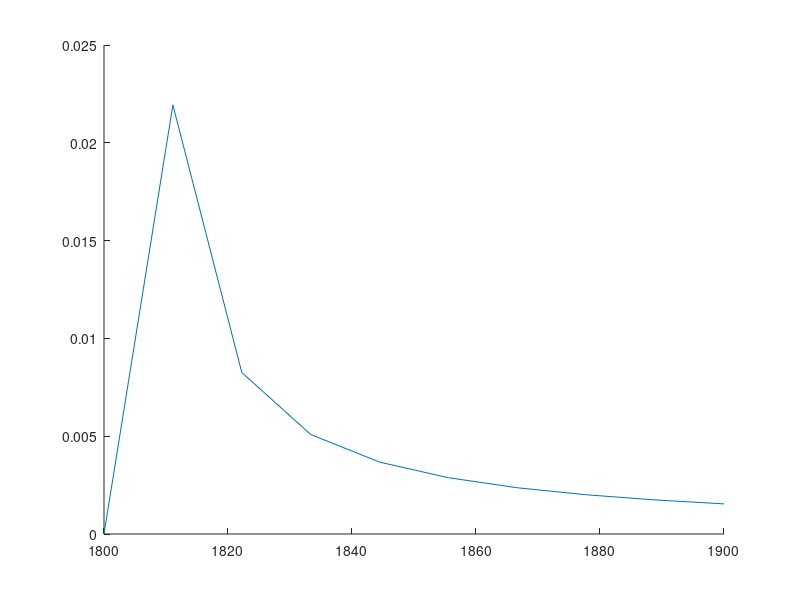

Recreate this plot in MATLAB.
% blocksize = 1000;
% nblocks = 250;
% rng default  % For reproducibility
% t = trnd(5,blocksize,nblocks);
% x = max(t); % 250 column maxima
% paramEsts = gevfit(x)
% 
% histogram(x,2:20,'FaceColor',[.8 .8 1]);
% xgrid = linspace(2,20,1000);
% line(xgrid,nblocks*...
%      gevpdf(xgrid,paramEsts(1),paramEsts(2),paramEsts(3)));
%  
 

% Urb
sigma = 0.142;
zeta = 624.640;
mu = 1804.400;

blocksize = 1000;
nblocks = 250;
rng default  % For reproducibility
t = trnd(5,blocksize,nblocks);
x = max(t); % 250 column maxima
paramEsts = gevfit(x);


xgrid = linspace(1800,1900,10);
line(xgrid,nblocks*...
     gevpdf(xgrid,zeta,sigma,mu)); % zeta sigma mu